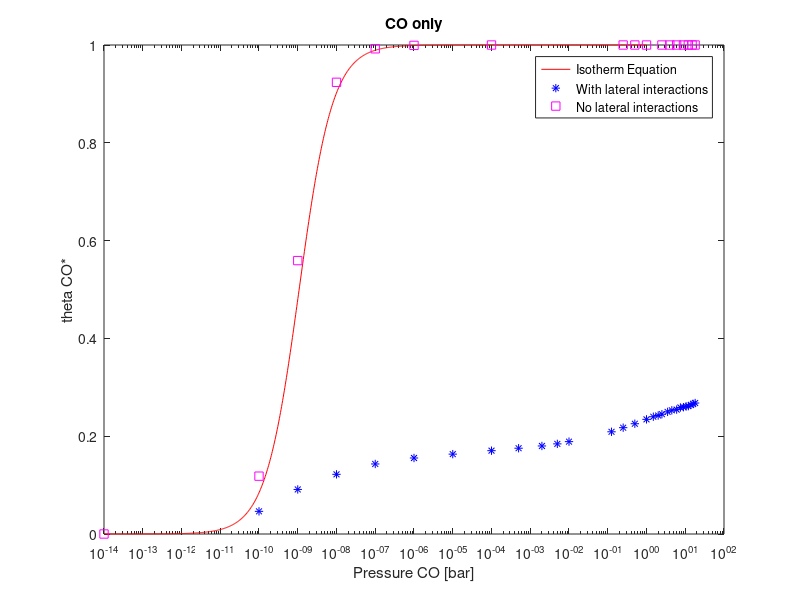
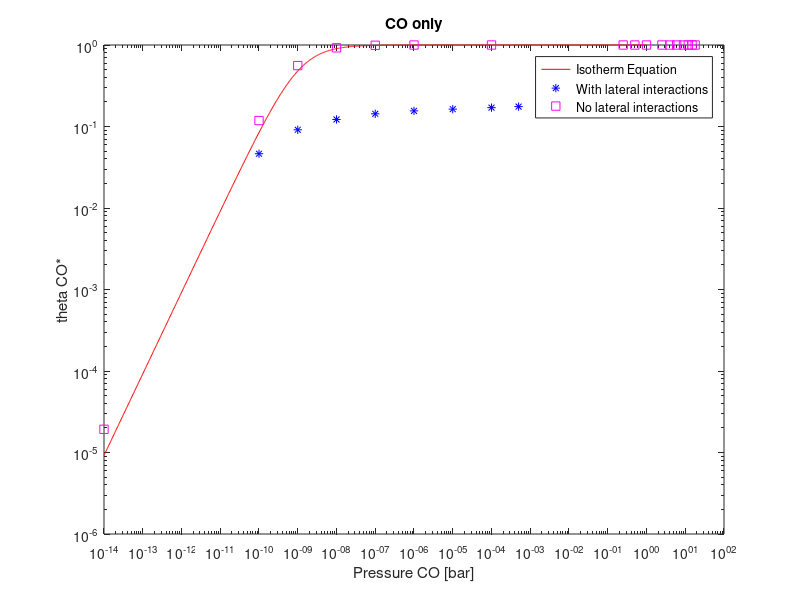

The MATLAB source for these figures, in order:
clc, clear, close all

k_CO_fwd = 8.2832E+07;
k_CO_rev = 8.9897E-02; % avg : 0.112109
K_CO = k_CO_fwd/k_CO_rev;

total_sites = 18432;

P_eqn = logspace(-14,0,1000);
theta_eqn = (K_CO.*P_eqn)./(1+(K_CO.*P_eqn));

data_CO_lat=importdata('t_avg_CO.txt');
P_lat = data_CO_lat(:,1);
n_lat = data_CO_lat(:,2);
theta_lat = n_lat./total_sites;

data_CO_nolat=importdata('t_avg_CO_no_lateral.txt');
P_nolat = data_CO_nolat(:,1);
n_nolat = data_CO_nolat(:,2);
theta_nolat = n_nolat./total_sites;

figure(1)
semilogx(P_eqn,theta_eqn,'r',P_lat,theta_lat,'b*',P_nolat,theta_nolat,'ms')
xlabel('Pressure CO [bar]')
ylabel('theta CO*')
title('CO only')
legend('Isotherm Equation','With lateral interactions','No lateral interactions')

figure(2)
loglog(P_eqn,theta_eqn,'r',P_lat,theta_lat,'b*',P_nolat,theta_nolat,'ms')
xlabel('Pressure CO [bar]')
ylabel('theta CO*')
title('CO only')
legend('Isotherm Equation','With lateral interactions','No lateral interactions')





